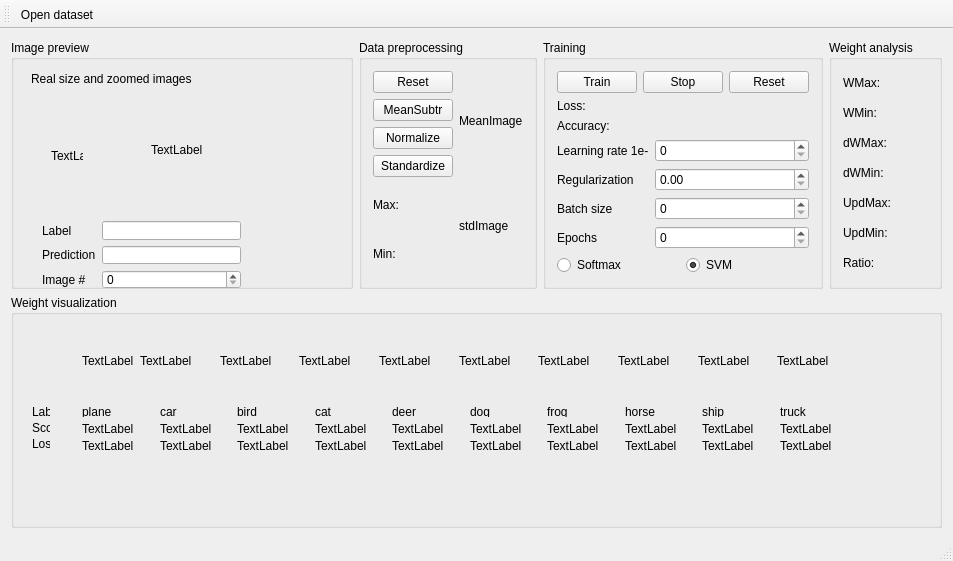
<?xml version="1.0" encoding="UTF-8"?>
<ui version="4.0">
 <class>MainWindow</class>
 <widget class="QMainWindow" name="MainWindow">
  <property name="geometry">
   <rect>
    <x>0</x>
    <y>0</y>
    <width>953</width>
    <height>561</height>
   </rect>
  </property>
  <property name="windowTitle">
   <string>MainWindow</string>
  </property>
  <widget class="QWidget" name="centralWidget">
   <layout class="QGridLayout" name="gridLayout_2">
    <item row="0" column="1">
     <widget class="QGroupBox" name="groupBox_3">
      <property name="title">
       <string>Data preprocessing</string>
      </property>
      <layout class="QGridLayout" name="gridLayout">
       <item row="0" column="0">
        <layout class="QVBoxLayout" name="verticalLayout_16">
         <item>
          <widget class="QPushButton" name="buttonNormalizationReset">
           <property name="text">
            <string>Reset</string>
           </property>
          </widget>
         </item>
         <item>
          <widget class="QPushButton" name="buttonMeanImage">
           <property name="text">
            <string>MeanSubtr</string>
           </property>
          </widget>
         </item>
         <item>
          <widget class="QPushButton" name="buttonNormalize">
           <property name="text">
            <string>Normalize</string>
           </property>
          </widget>
         </item>
         <item>
          <widget class="QPushButton" name="buttonStandardize">
           <property name="text">
            <string>Standardize</string>
           </property>
          </widget>
         </item>
        </layout>
       </item>
       <item row="0" column="1" rowspan="2">
        <layout class="QVBoxLayout" name="verticalLayout_18">
         <item>
          <widget class="QLabel" name="labelMeanImage">
           <property name="text">
            <string>MeanImage</string>
           </property>
          </widget>
         </item>
         <item>
          <widget class="QLabel" name="stdImage">
           <property name="text">
            <string>stdImage</string>
           </property>
          </widget>
         </item>
        </layout>
       </item>
       <item row="1" column="0">
        <layout class="QVBoxLayout" name="verticalLayout_17">
         <item>
          <widget class="QLabel" name="dataMax">
           <property name="text">
            <string>Max:</string>
           </property>
          </widget>
         </item>
         <item>
          <widget class="QLabel" name="dataMin">
           <property name="text">
            <string>Min:</string>
           </property>
          </widget>
         </item>
        </layout>
       </item>
      </layout>
     </widget>
    </item>
    <item row="1" column="0" colspan="4">
     <widget class="QGroupBox" name="groupBox_5">
      <property name="title">
       <string>Weight visualization</string>
      </property>
      <widget class="QWidget" name="layoutWidget">
       <property name="geometry">
        <rect>
         <x>60</x>
         <y>100</y>
         <width>791</width>
         <height>67</height>
        </rect>
       </property>
       <layout class="QHBoxLayout" name="horizontalLayout_2">
        <item>
         <layout class="QVBoxLayout" name="verticalLayout_3">
          <item>
           <widget class="QLabel" name="label">
            <property name="text">
             <string>plane</string>
            </property>
           </widget>
          </item>
          <item>
           <widget class="QLabel" name="labelPlaneScore">
            <property name="text">
             <string>TextLabel</string>
            </property>
           </widget>
          </item>
          <item>
           <widget class="QLabel" name="labelPlaneLoss">
            <property name="text">
             <string>TextLabel</string>
            </property>
           </widget>
          </item>
         </layout>
        </item>
        <item>
         <layout class="QVBoxLayout" name="verticalLayout_4">
          <item>
           <widget class="QLabel" name="label_2">
            <property name="text">
             <string>car</string>
            </property>
           </widget>
          </item>
          <item>
           <widget class="QLabel" name="labelCarScore">
            <property name="text">
             <string>TextLabel</string>
            </property>
           </widget>
          </item>
          <item>
           <widget class="QLabel" name="labelCarLoss">
            <property name="text">
             <string>TextLabel</string>
            </property>
           </widget>
          </item>
         </layout>
        </item>
        <item>
         <layout class="QVBoxLayout" name="verticalLayout_5">
          <item>
           <widget class="QLabel" name="label_3">
            <property name="text">
             <string>bird</string>
            </property>
           </widget>
          </item>
          <item>
           <widget class="QLabel" name="labelBirdScore">
            <property name="text">
             <string>TextLabel</string>
            </property>
           </widget>
          </item>
          <item>
           <widget class="QLabel" name="labelBirdLoss">
            <property name="text">
             <string>TextLabel</string>
            </property>
           </widget>
          </item>
         </layout>
        </item>
        <item>
         <layout class="QVBoxLayout" name="verticalLayout_6">
          <item>
           <widget class="QLabel" name="label_4">
            <property name="text">
             <string>cat</string>
            </property>
           </widget>
          </item>
          <item>
           <widget class="QLabel" name="labelCatScore">
            <property name="text">
             <string>TextLabel</string>
            </property>
           </widget>
          </item>
          <item>
           <widget class="QLabel" name="labelCatLoss">
            <property name="text">
             <string>TextLabel</string>
            </property>
           </widget>
          </item>
         </layout>
        </item>
        <item>
         <layout class="QVBoxLayout" name="verticalLayout_7">
          <item>
           <widget class="QLabel" name="label_5">
            <property name="text">
             <string>deer</string>
            </property>
           </widget>
          </item>
          <item>
           <widget class="QLabel" name="labelDeerScore">
            <property name="text">
             <string>TextLabel</string>
            </property>
           </widget>
          </item>
          <item>
           <widget class="QLabel" name="labelDeerLoss">
            <property name="text">
             <string>TextLabel</string>
            </property>
           </widget>
          </item>
         </layout>
        </item>
        <item>
         <layout class="QVBoxLayout" name="verticalLayout_8">
          <item>
           <widget class="QLabel" name="label_6">
            <property name="text">
             <string>dog</string>
            </property>
           </widget>
          </item>
          <item>
           <widget class="QLabel" name="labelDogScore">
            <property name="text">
             <string>TextLabel</string>
            </property>
           </widget>
          </item>
          <item>
           <widget class="QLabel" name="labelDogLoss">
            <property name="text">
             <string>TextLabel</string>
            </property>
           </widget>
          </item>
         </layout>
        </item>
        <item>
         <layout class="QVBoxLayout" name="verticalLayout_9">
          <item>
           <widget class="QLabel" name="label_7">
            <property name="text">
             <string>frog</string>
            </property>
           </widget>
          </item>
          <item>
           <widget class="QLabel" name="labelFrogScore">
            <property name="text">
             <string>TextLabel</string>
            </property>
           </widget>
          </item>
          <item>
           <widget class="QLabel" name="labelFrogLoss">
            <property name="text">
             <string>TextLabel</string>
            </property>
           </widget>
          </item>
         </layout>
        </item>
        <item>
         <layout class="QVBoxLayout" name="verticalLayout_10">
          <item>
           <widget class="QLabel" name="label_8">
            <property name="text">
             <string>horse</string>
            </property>
           </widget>
          </item>
          <item>
           <widget class="QLabel" name="labelHorseScore">
            <property name="text">
             <string>TextLabel</string>
            </property>
           </widget>
          </item>
          <item>
           <widget class="QLabel" name="labelHorseLoss">
            <property name="text">
             <string>TextLabel</string>
            </property>
           </widget>
          </item>
         </layout>
        </item>
        <item>
         <layout class="QVBoxLayout" name="verticalLayout_11">
          <item>
           <widget class="QLabel" name="label_9">
            <property name="text">
             <string>ship</string>
            </property>
           </widget>
          </item>
          <item>
           <widget class="QLabel" name="labelShipScore">
            <property name="text">
             <string>TextLabel</string>
            </property>
           </widget>
          </item>
          <item>
           <widget class="QLabel" name="labelShipLoss">
            <property name="text">
             <string>TextLabel</string>
            </property>
           </widget>
          </item>
         </layout>
        </item>
        <item>
         <layout class="QVBoxLayout" name="verticalLayout_12">
          <item>
           <widget class="QLabel" name="label_10">
            <property name="text">
             <string>truck</string>
            </property>
           </widget>
          </item>
          <item>
           <widget class="QLabel" name="labelTruckScore">
            <property name="text">
             <string>TextLabel</string>
            </property>
           </widget>
          </item>
          <item>
           <widget class="QLabel" name="labelTruckLoss">
            <property name="text">
             <string>TextLabel</string>
            </property>
           </widget>
          </item>
         </layout>
        </item>
       </layout>
      </widget>
      <widget class="QWidget" name="layoutWidget">
       <property name="geometry">
        <rect>
         <x>60</x>
         <y>30</y>
         <width>791</width>
         <height>71</height>
        </rect>
       </property>
       <layout class="QHBoxLayout" name="horizontalLayout">
        <item>
         <widget class="QLabel" name="w1label">
          <property name="sizePolicy">
           <sizepolicy hsizetype="Fixed" vsizetype="Preferred">
            <horstretch>0</horstretch>
            <verstretch>0</verstretch>
           </sizepolicy>
          </property>
          <property name="text">
           <string>TextLabel</string>
          </property>
         </widget>
        </item>
        <item>
         <widget class="QLabel" name="w2label">
          <property name="text">
           <string>TextLabel</string>
          </property>
         </widget>
        </item>
        <item>
         <widget class="QLabel" name="w3label">
          <property name="text">
           <string>TextLabel</string>
          </property>
         </widget>
        </item>
        <item>
         <widget class="QLabel" name="w4label">
          <property name="text">
           <string>TextLabel</string>
          </property>
         </widget>
        </item>
        <item>
         <widget class="QLabel" name="w5label">
          <property name="text">
           <string>TextLabel</string>
          </property>
         </widget>
        </item>
        <item>
         <widget class="QLabel" name="w6label">
          <property name="text">
           <string>TextLabel</string>
          </property>
         </widget>
        </item>
        <item>
         <widget class="QLabel" name="w7label">
          <property name="text">
           <string>TextLabel</string>
          </property>
         </widget>
        </item>
        <item>
         <widget class="QLabel" name="w8label">
          <property name="text">
           <string>TextLabel</string>
          </property>
         </widget>
        </item>
        <item>
         <widget class="QLabel" name="w9label">
          <property name="text">
           <string>TextLabel</string>
          </property>
         </widget>
        </item>
        <item>
         <widget class="QLabel" name="w10label">
          <property name="text">
           <string>TextLabel</string>
          </property>
         </widget>
        </item>
       </layout>
      </widget>
      <widget class="QWidget" name="layoutWidget">
       <property name="geometry">
        <rect>
         <x>10</x>
         <y>100</y>
         <width>40</width>
         <height>65</height>
        </rect>
       </property>
       <layout class="QVBoxLayout" name="verticalLayout_2">
        <item>
         <widget class="QLabel" name="label_21">
          <property name="text">
           <string>Label</string>
          </property>
         </widget>
        </item>
        <item>
         <widget class="QLabel" name="label_20">
          <property name="text">
           <string>Score</string>
          </property>
         </widget>
        </item>
        <item>
         <widget class="QLabel" name="label_19">
          <property name="text">
           <string>Loss</string>
          </property>
         </widget>
        </item>
       </layout>
      </widget>
     </widget>
    </item>
    <item row="0" column="0">
     <widget class="QGroupBox" name="groupBox_2">
      <property name="sizePolicy">
       <sizepolicy hsizetype="Minimum" vsizetype="Minimum">
        <horstretch>1</horstretch>
        <verstretch>0</verstretch>
       </sizepolicy>
      </property>
      <property name="title">
       <string>Image preview</string>
      </property>
      <widget class="QLabel" name="piclabel">
       <property name="geometry">
        <rect>
         <x>40</x>
         <y>100</y>
         <width>32</width>
         <height>32</height>
        </rect>
       </property>
       <property name="sizePolicy">
        <sizepolicy hsizetype="Fixed" vsizetype="Fixed">
         <horstretch>0</horstretch>
         <verstretch>0</verstretch>
        </sizepolicy>
       </property>
       <property name="text">
        <string>TextLabel</string>
       </property>
      </widget>
      <widget class="QLabel" name="label_18">
       <property name="geometry">
        <rect>
         <x>20</x>
         <y>30</y>
         <width>201</width>
         <height>17</height>
        </rect>
       </property>
       <property name="text">
        <string>Real size and zoomed images</string>
       </property>
      </widget>
      <widget class="QLabel" name="piclabel_zoomed">
       <property name="geometry">
        <rect>
         <x>140</x>
         <y>60</y>
         <width>100</width>
         <height>100</height>
        </rect>
       </property>
       <property name="text">
        <string>TextLabel</string>
       </property>
      </widget>
      <widget class="QWidget" name="layoutWidget">
       <property name="geometry">
        <rect>
         <x>20</x>
         <y>170</y>
         <width>221</width>
         <height>90</height>
        </rect>
       </property>
       <layout class="QFormLayout" name="formLayout_2">
        <item row="0" column="0">
         <widget class="QLabel" name="label_15">
          <property name="text">
           <string>Label</string>
          </property>
         </widget>
        </item>
        <item row="0" column="1">
         <widget class="QLineEdit" name="labelLineEdit"/>
        </item>
        <item row="1" column="0">
         <widget class="QLabel" name="label_16">
          <property name="text">
           <string>Prediction</string>
          </property>
         </widget>
        </item>
        <item row="1" column="1">
         <widget class="QLineEdit" name="predictionLineEdit"/>
        </item>
        <item row="2" column="0">
         <widget class="QLabel" name="label_17">
          <property name="text">
           <string>Image #</string>
          </property>
         </widget>
        </item>
        <item row="2" column="1">
         <widget class="QSpinBox" name="labelSpinBox"/>
        </item>
       </layout>
      </widget>
     </widget>
    </item>
    <item row="0" column="2">
     <widget class="QGroupBox" name="groupBox_4">
      <property name="title">
       <string>Training</string>
      </property>
      <layout class="QVBoxLayout" name="verticalLayout">
       <item>
        <layout class="QHBoxLayout" name="horizontalLayout_4">
         <item>
          <widget class="QPushButton" name="pushButton">
           <property name="text">
            <string>Train</string>
           </property>
          </widget>
         </item>
         <item>
          <widget class="QPushButton" name="stopButton">
           <property name="text">
            <string>Stop</string>
           </property>
          </widget>
         </item>
         <item>
          <widget class="QPushButton" name="resetButton">
           <property name="text">
            <string>Reset</string>
           </property>
          </widget>
         </item>
        </layout>
       </item>
       <item>
        <layout class="QVBoxLayout" name="verticalLayout_13">
         <item>
          <widget class="QLabel" name="lossLabel">
           <property name="text">
            <string>Loss:</string>
           </property>
          </widget>
         </item>
         <item>
          <widget class="QLabel" name="accLabel">
           <property name="text">
            <string>Accuracy:</string>
           </property>
          </widget>
         </item>
        </layout>
       </item>
       <item>
        <layout class="QFormLayout" name="formLayout">
         <item row="0" column="0">
          <widget class="QLabel" name="label_11">
           <property name="text">
            <string>Learning rate 1e-</string>
           </property>
          </widget>
         </item>
         <item row="1" column="0">
          <widget class="QLabel" name="label_12">
           <property name="text">
            <string>Regularization</string>
           </property>
          </widget>
         </item>
         <item row="1" column="1">
          <widget class="QDoubleSpinBox" name="regBox"/>
         </item>
         <item row="2" column="0">
          <widget class="QLabel" name="label_13">
           <property name="text">
            <string>Batch size</string>
           </property>
          </widget>
         </item>
         <item row="2" column="1">
          <widget class="QSpinBox" name="bsBox"/>
         </item>
         <item row="3" column="0">
          <widget class="QLabel" name="label_14">
           <property name="text">
            <string>Epochs</string>
           </property>
          </widget>
         </item>
         <item row="3" column="1">
          <widget class="QSpinBox" name="iterBox"/>
         </item>
         <item row="0" column="1">
          <widget class="QSpinBox" name="learningRateBox"/>
         </item>
        </layout>
       </item>
       <item>
        <layout class="QHBoxLayout" name="horizontalLayout_3">
         <item>
          <widget class="QRadioButton" name="SoftmaxRadioButton">
           <property name="text">
            <string>Softmax</string>
           </property>
          </widget>
         </item>
         <item>
          <widget class="QRadioButton" name="SVMRadioButton">
           <property name="text">
            <string>SVM</string>
           </property>
           <property name="checked">
            <bool>true</bool>
           </property>
          </widget>
         </item>
        </layout>
       </item>
      </layout>
     </widget>
    </item>
    <item row="0" column="3">
     <widget class="QGroupBox" name="groupBox">
      <property name="title">
       <string>Weight analysis</string>
      </property>
      <layout class="QVBoxLayout" name="verticalLayout_15">
       <item>
        <layout class="QVBoxLayout" name="verticalLayout_14">
         <item>
          <widget class="QLabel" name="labelWMax">
           <property name="text">
            <string>WMax: </string>
           </property>
          </widget>
         </item>
         <item>
          <widget class="QLabel" name="labelWMin">
           <property name="text">
            <string>WMin: </string>
           </property>
          </widget>
         </item>
         <item>
          <widget class="QLabel" name="labeldWMax">
           <property name="text">
            <string>dWMax:</string>
           </property>
          </widget>
         </item>
         <item>
          <widget class="QLabel" name="labeldWMin">
           <property name="text">
            <string>dWMin:</string>
           </property>
          </widget>
         </item>
         <item>
          <widget class="QLabel" name="labelUpdMax">
           <property name="text">
            <string>UpdMax:</string>
           </property>
          </widget>
         </item>
         <item>
          <widget class="QLabel" name="labelUpdMin">
           <property name="text">
            <string>UpdMin:</string>
           </property>
          </widget>
         </item>
         <item>
          <widget class="QLabel" name="labelRatio">
           <property name="text">
            <string>Ratio:</string>
           </property>
          </widget>
         </item>
        </layout>
       </item>
      </layout>
     </widget>
    </item>
   </layout>
  </widget>
  <widget class="QMenuBar" name="menuBar">
   <property name="geometry">
    <rect>
     <x>0</x>
     <y>0</y>
     <width>953</width>
     <height>22</height>
    </rect>
   </property>
  </widget>
  <widget class="QToolBar" name="mainToolBar">
   <attribute name="toolBarArea">
    <enum>TopToolBarArea</enum>
   </attribute>
   <attribute name="toolBarBreak">
    <bool>false</bool>
   </attribute>
   <addaction name="actionOpen_dataset"/>
  </widget>
  <widget class="QStatusBar" name="statusBar"/>
  <action name="actionOpen_dataset">
   <property name="text">
    <string>Open dataset</string>
   </property>
  </action>
 </widget>
 <layoutdefault spacing="6" margin="11"/>
 <resources/>
 <connections/>
</ui>
